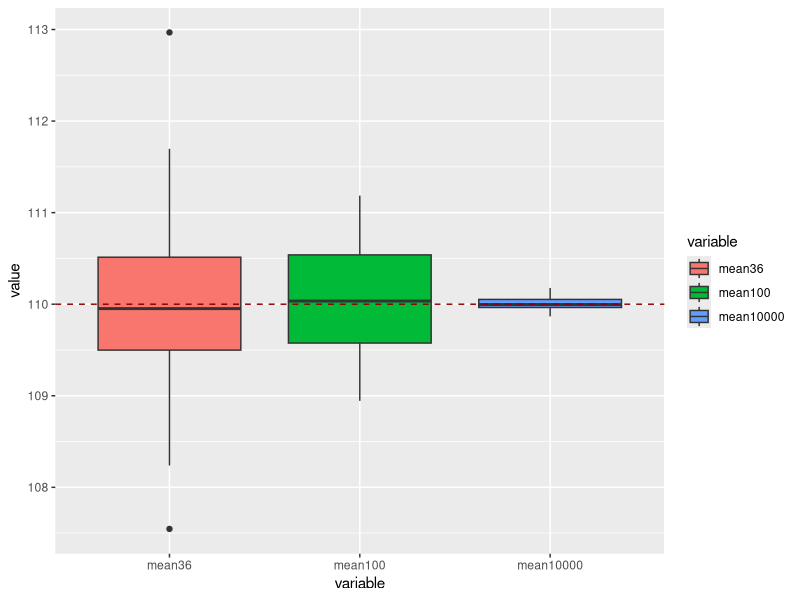
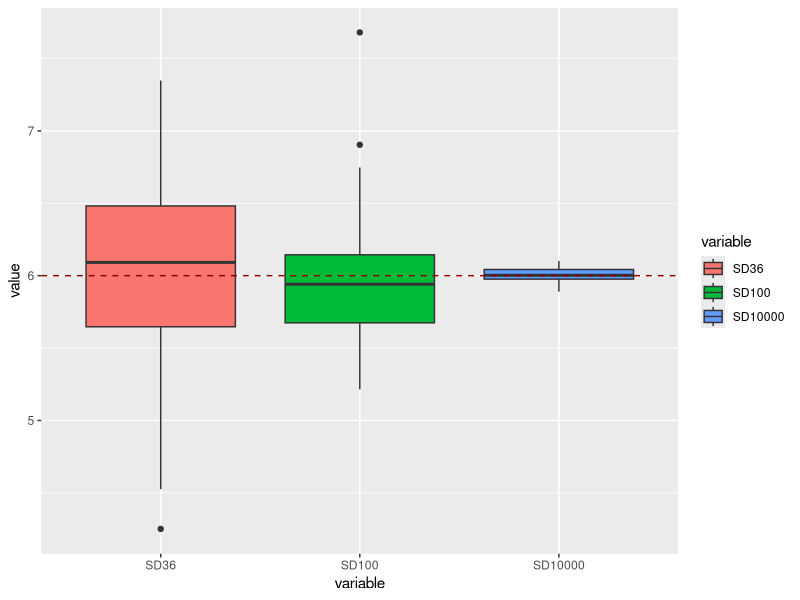
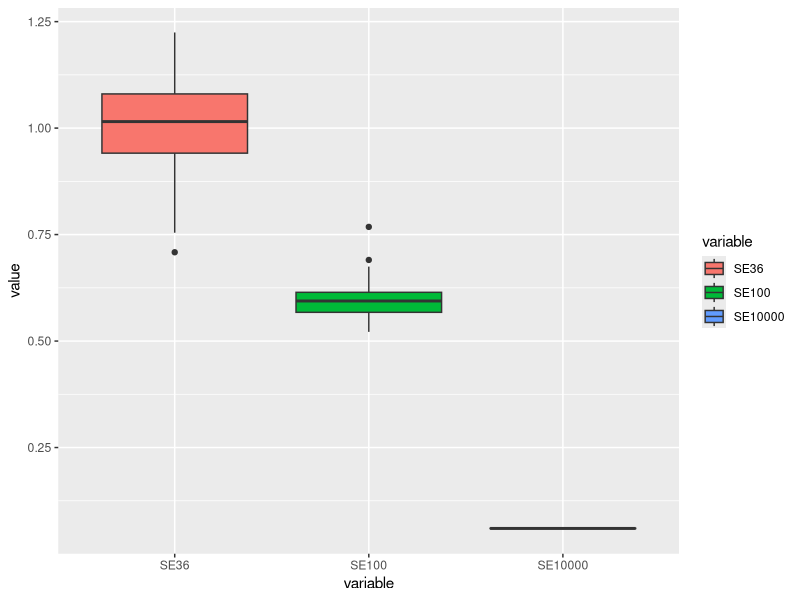
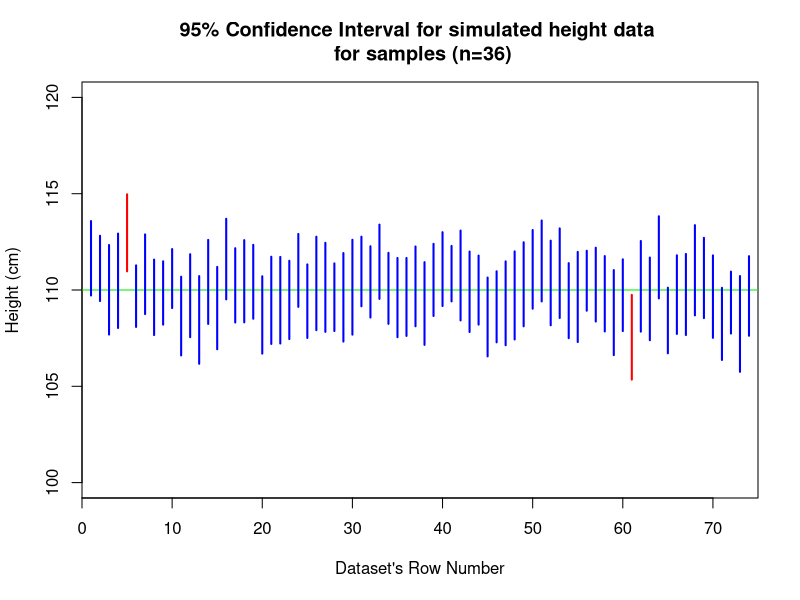
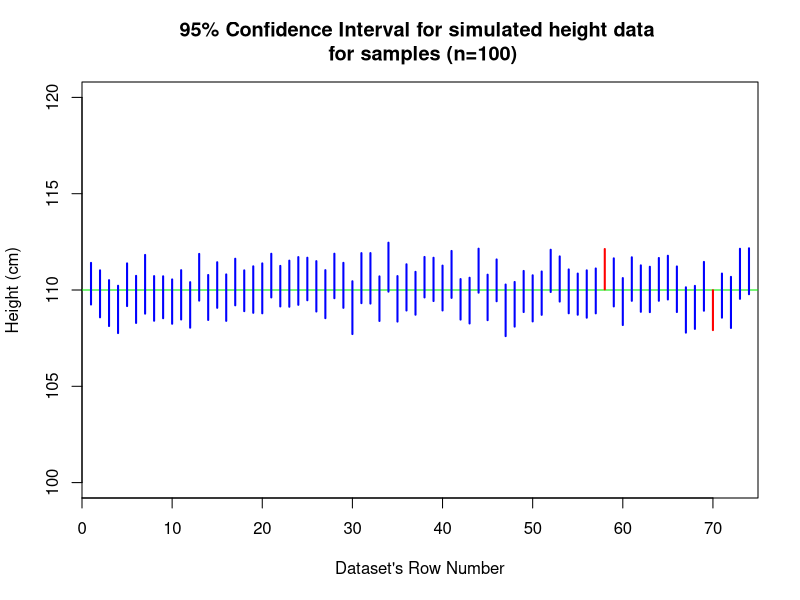
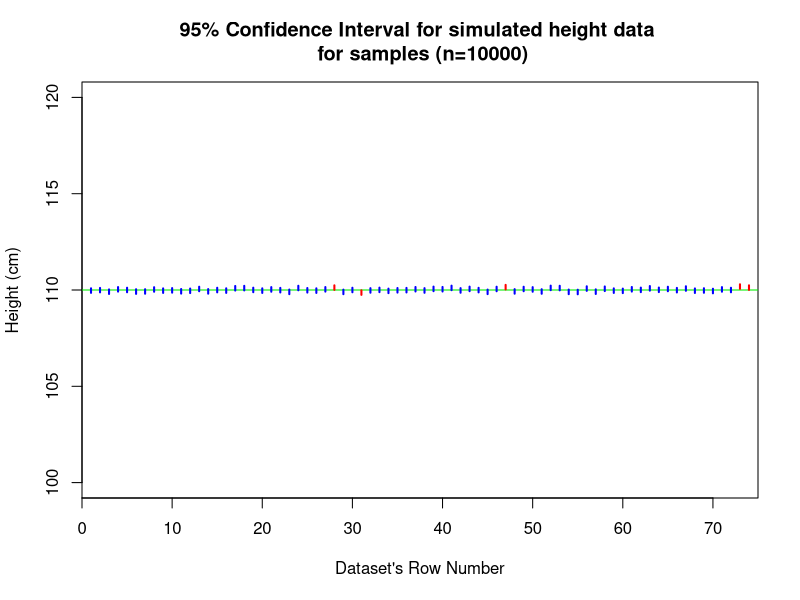
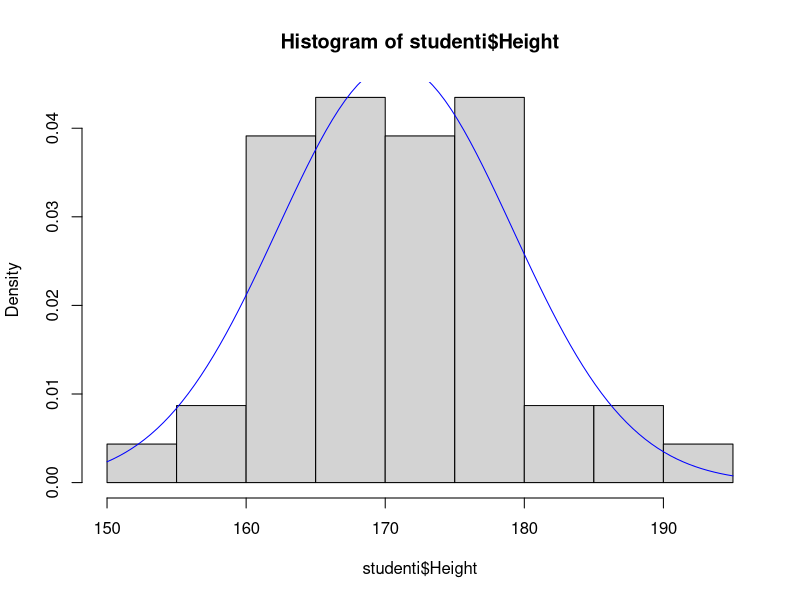
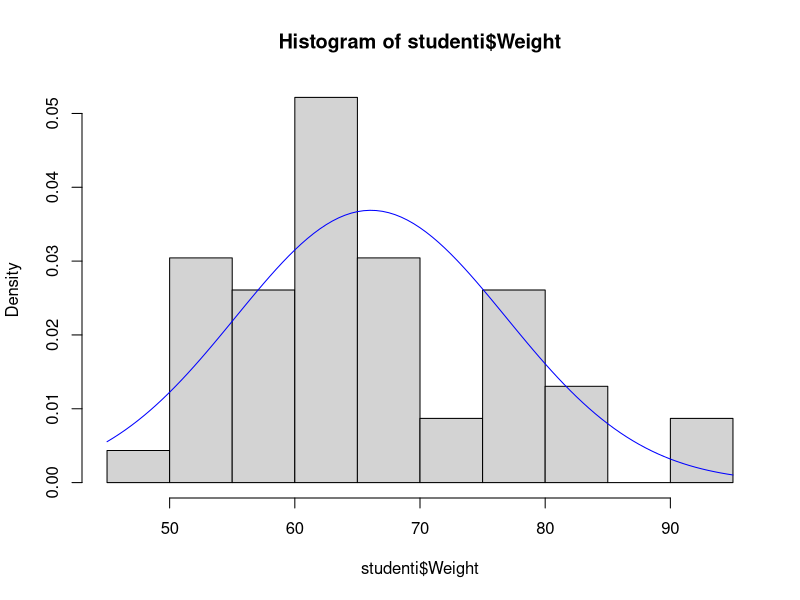

Here is the R script that generated these plots, in order:
## ---- chunk 1
# Run the following command after removing the hash key this will launch a
# Help page with documentation.
# ?set.seed() 
set.seed(123456, kind="Mersenne-Twister") 

## ---- chunk 2
small_sample <- rnorm(36, mean=110, sd=6)    # provide our own mean and standard deviation
length(small_sample) # check that that we have generated 36 values
head(small_sample)
## ---- chunk 3
moderate_sample <- rnorm(100, mean=110, sd=6)    # provide our own mean and standard deviation
length(moderate_sample) # check that that we have generated 100 values
head(moderate_sample)
## ---- chunk 4
large_sample <- rnorm(10000, mean=110, sd=6)    # provide our own mean and standard deviation
length(large_sample) # check that that we have generated 10000 values
head(large_sample)
## ---- chunk 5

library(psych)
library(knitr)

summary_samples <- rbind(SmallSample1 = describe(small_sample,quant=c(.25,.75) ), 
                         ModerateSample2 = describe(moderate_sample,quant=c(.25,.75) ), 
                         LargeSample3 = describe(large_sample,quant=c(.25,.75)) )

summary_samples <- summary_samples[,c("mean","se", "sd", "min", "Q0.25", "median", "Q0.75", "max")]

kable(summary_samples)

## ---- chunk 6

library(readxl)

student_samples <- read_excel("data/MED4048_2023-24_SampleSummaries.xlsx")

require(reshape2)
require(ggplot2)
require(dplyr)
## ---- chunk 7

ggplot(data = melt(student_samples[,c("mean36",
                                      "mean100",
                                      "mean10000")]), aes(x=variable, y=value)) +  
      geom_boxplot(aes(fill=variable)) + 
      geom_hline(yintercept = 110, linetype = 2, colour = "darkred")

## ---- chunk 8

ggplot(data = melt(student_samples[,c("SD36",
                                      "SD100",
                                      "SD10000")]), aes(x=variable, y=value)) +   
      geom_boxplot(aes(fill=variable)) + 
      geom_hline(yintercept = 6, linetype = 2,  colour = "darkred")

## ---- chunk 9

ggplot(data = melt(student_samples[,c("SE36",
                                      "SE100",
                                      "SE10000")]), aes(x=variable, y=value)) + geom_boxplot(aes(fill=variable))

## ---- chunk 10
mean_samples <- rbind(mean36 = describe(student_samples$mean36,quant=c(.25,.75) ), 
                         mean100 = describe(student_samples$mean100,quant=c(.25,.75) ), 
                         mean10000 = describe(student_samples$mean10000,quant=c(.25,.75)) )

mean_samples <- mean_samples[,c("mean","se", "sd", "min", "Q0.25", "median", "Q0.75", "max")]

kable(mean_samples)

## ---- chunk 11
SD_samples <- rbind(SD36 = describe(student_samples$SD36,quant=c(.25,.75) ), 
                         SD100 = describe(student_samples$SD100,quant=c(.25,.75) ), 
                         SD10000 = describe(student_samples$SD10000,quant=c(.25,.75)) )

SD_samples <- SD_samples[,c("mean","se", "sd", "min", "Q0.25", "median", "Q0.75", "max")]

kable(SD_samples)

## ---- chunk 12
SE_samples <- rbind(SE36 = describe(student_samples$SE36,quant=c(.25,.75) ), 
                         SE100 = describe(student_samples$SE100,quant=c(.25,.75) ), 
                         SE10000 = describe(student_samples$SE10000,quant=c(.25,.75)) )

SE_samples <- SE_samples[,c("mean","se", "sd", "min", "Q0.25", "median", "Q0.75", "max")]

kable(SE_samples)

## ---- chunk 13

m = 74; n = 36; mu = 110; sigma = 6; conf.level = .95

x.bar = student_samples$mean36
x.se = student_samples$SE36
t.crit = qt(1-(1-conf.level)/2, n-1)
LCL = x.bar - t.crit*x.se; UCL = x.bar + t.crit*x.se
cover = LCL < mu & UCL > mu
HI = max(UCL); LO = min(LCL) # to set dimensions of the plot
plot(c(0,m+1), c(HI, LO), col="white", ylab="Height (cm)", xlab="Dataset's Row Number",  
     main="95% Confidence Interval for simulated height data \n for samples (n=36)", 
     xaxs="i", ylim = c(100,120))

abline(h=mu, col="green2")
for(i in 1:m) {bar="blue"; if (cover[i]==F) {bar="red"}
lines(c(i,i), c(UCL[i], LCL[i]), col=bar, lwd=2) }

## ---- chunk 14

m = 74; n = 100; mu = 110; sigma = 6; conf.level = .95
x.bar <- c(); x.se <- c();

x.bar = student_samples$mean100
x.se = student_samples$SE100
t.crit = qt(1-(1-conf.level)/2, n-1)
LCL = x.bar - t.crit*x.se; UCL = x.bar + t.crit*x.se
cover = LCL < mu & UCL > mu
HI = max(UCL); LO = min(LCL) # to set dimensions of the plot
plot(c(0,m+1), c(HI, LO), col="white", ylab="Height (cm)", xlab="Dataset's Row Number",  
     main="95% Confidence Interval for simulated height data \n for samples (n=100)", 
     xaxs="i", ylim = c(100,120))

abline(h=mu, col="green2")
for(i in 1:m) {bar="blue"; if (cover[i]==F) {bar="red"}
lines(c(i,i), c(UCL[i], LCL[i]), col=bar, lwd=2) }
## ---- chunk 15
m = 74; n = 10000; mu = 110; sigma = 6; conf.level = .95
x.bar <- c(); x.se <- c();

x.bar = student_samples$mean10000
x.se = student_samples$SE10000
t.crit = qt(1-(1-conf.level)/2, n-1)
LCL = x.bar - t.crit*x.se; UCL = x.bar + t.crit*x.se
cover = LCL < mu & UCL > mu
HI = max(UCL); LO = min(LCL) # to set dimensions of the plot
plot(c(0,m+1), c(HI, LO), col="white", ylab="Height (cm)", xlab="Dataset's Row Number",  
     main="95% Confidence Interval for simulated height data \n for samples (n=10000)", 
     xaxs="i", ylim = c(100,120))

abline(h=mu, col="green2")
for(i in 1:m) {bar="blue"; if (cover[i]==F) {bar="red"}
lines(c(i,i), c(UCL[i], LCL[i]), col=bar, lwd=2) }
## ---- chunk 16
mu = 110
x.sd = 5.77
x.bar = 108.92
## ---- chunk 17


alert_sample <- read_excel("data/alert_rct.xlsx")

alert_sample_b <-  describe(alert_sample$ldl_b,quant=c(.25,.75) )

alert_sample_b <- alert_sample_b[,c("mean","se", "sd", "min", "Q0.25", "median", "Q0.75", "max")]

kable(alert_sample_b)

alert_sample$ldl_b[alert_sample$ldl_b == ""] <- NA
## ---- chunk 18

studenti <- read_excel("data/Studenti.xlsx")


hist(studenti$Height, freq=FALSE)
curve(dnorm(x, mean = mean(studenti$Height), sd = sd(studenti$Height)), add = TRUE, col = "blue", xlab = "Height (in cm)", ylab = "Density",)

## ---- chunk 19

hist(studenti$Weight, freq=FALSE)
curve(dnorm(x, mean = mean(studenti$Weight), sd = sd(studenti$Weight)), add = TRUE, col = "blue", xlab = "Weight (in lbs)", ylab = "Density",)

## ---- chunk 20
library(plyr)
library(dplyr)
library(tidyr)

p <- unique(studenti$Gender)
g <- ggplot(studenti, aes(x = Weight, fill = Gender, colour = Gender))
for (i in seq_along(p))  {
  df <-studenti %>% filter(Gender == p[i])
  g <- g + geom_density(alpha = .05) +
    stat_function(data = df,
                  fun = dnorm,
                  args = list(mean = mean(df$Weight), sd = sd(df$Weight), size = 2))
}
g

